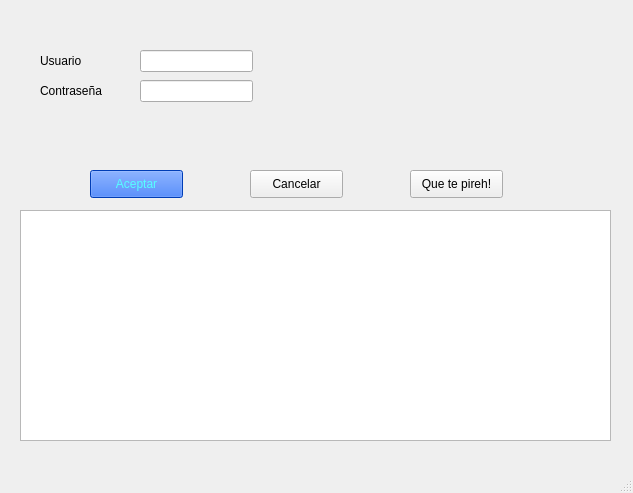
<?xml version="1.0" encoding="UTF-8"?>
<ui version="4.0">
 <class>MainWindow</class>
 <widget class="QMainWindow" name="MainWindow">
  <property name="geometry">
   <rect>
    <x>0</x>
    <y>0</y>
    <width>633</width>
    <height>493</height>
   </rect>
  </property>
  <property name="windowTitle">
   <string>MainWindow</string>
  </property>
  <widget class="QWidget" name="centralwidget">
   <widget class="QPushButton" name="aceptar">
    <property name="geometry">
     <rect>
      <x>90</x>
      <y>170</y>
      <width>93</width>
      <height>28</height>
     </rect>
    </property>
    <property name="styleSheet">
     <string notr="true">background-color: rgb(0, 85, 255);
font: 8pt &quot;Arial&quot;;
color: rgb(85, 255, 255);</string>
    </property>
    <property name="text">
     <string>Aceptar</string>
    </property>
   </widget>
   <widget class="QPushButton" name="cancelar">
    <property name="geometry">
     <rect>
      <x>250</x>
      <y>170</y>
      <width>93</width>
      <height>28</height>
     </rect>
    </property>
    <property name="text">
     <string>Cancelar</string>
    </property>
   </widget>
   <widget class="QLabel" name="lbl_nombre">
    <property name="geometry">
     <rect>
      <x>40</x>
      <y>50</y>
      <width>101</width>
      <height>21</height>
     </rect>
    </property>
    <property name="text">
     <string>Usuario</string>
    </property>
   </widget>
   <widget class="QLineEdit" name="txt_nombre">
    <property name="geometry">
     <rect>
      <x>140</x>
      <y>50</y>
      <width>113</width>
      <height>22</height>
     </rect>
    </property>
    <property name="maxLength">
     <number>10</number>
    </property>
   </widget>
   <widget class="QLineEdit" name="txt_contrasena">
    <property name="geometry">
     <rect>
      <x>140</x>
      <y>80</y>
      <width>113</width>
      <height>22</height>
     </rect>
    </property>
    <property name="text">
     <string/>
    </property>
    <property name="maxLength">
     <number>10</number>
    </property>
    <property name="echoMode">
     <enum>QLineEdit::Password</enum>
    </property>
   </widget>
   <widget class="QLabel" name="lbl_contrasena">
    <property name="geometry">
     <rect>
      <x>40</x>
      <y>80</y>
      <width>101</width>
      <height>21</height>
     </rect>
    </property>
    <property name="text">
     <string>Contraseña</string>
    </property>
   </widget>
   <widget class="QPushButton" name="salir">
    <property name="geometry">
     <rect>
      <x>410</x>
      <y>170</y>
      <width>93</width>
      <height>28</height>
     </rect>
    </property>
    <property name="focusPolicy">
     <enum>Qt::StrongFocus</enum>
    </property>
    <property name="text">
     <string>Que te pireh!</string>
    </property>
   </widget>
   <widget class="QLabel" name="Respuesta">
    <property name="geometry">
     <rect>
      <x>270</x>
      <y>50</y>
      <width>211</width>
      <height>21</height>
     </rect>
    </property>
    <property name="text">
     <string/>
    </property>
   </widget>
   <widget class="QTextEdit" name="textEdit">
    <property name="geometry">
     <rect>
      <x>20</x>
      <y>210</y>
      <width>591</width>
      <height>231</height>
     </rect>
    </property>
   </widget>
  </widget>
  <widget class="QMenuBar" name="menubar">
   <property name="geometry">
    <rect>
     <x>0</x>
     <y>0</y>
     <width>633</width>
     <height>26</height>
    </rect>
   </property>
  </widget>
  <widget class="QStatusBar" name="statusbar"/>
 </widget>
 <tabstops>
  <tabstop>txt_nombre</tabstop>
  <tabstop>txt_contrasena</tabstop>
  <tabstop>aceptar</tabstop>
  <tabstop>cancelar</tabstop>
  <tabstop>salir</tabstop>
 </tabstops>
 <resources>
  <include location="../../icons/recursos.qrc"/>
 </resources>
 <connections/>
</ui>
